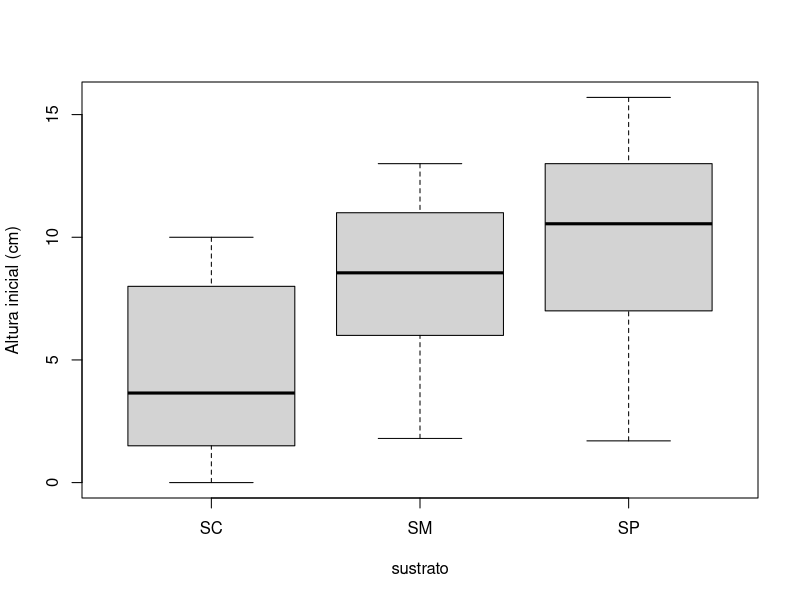

The R script that drew this image: (Note: this script raises an error after producing the figure.)
# Tamara Martinez Martinez 
# 2067604
# 12/ 05 / 2025

# Experimento 
crec <- read.csv("Experimento.csv", header = T)
crec$sustrato <- as.factor(crec$sustrato)
boxplot(crec$Altura.inicial..cm. ~ crec$sustrato,
        xlab= "sustrato",
        ylab= "Altura inicial (cm)")
tapply(crec$Altura.inicial..cm., crec$sustrato, mean)
tapply(crec$Altura.inicial..cm., crec$sustrato, var)
shapiro.test(crec$Altura.inicial..cm.)
bartlett.test(crec$Altura.inicial..cm. ~ crec$sustrato)
crec.aov <- aov(crec$Altura.inicial..cm. ~ crec$sustrato)

summary(crec.aov)
TukeyHSD(crec.aov)
plot(TurkeyHSD(crec.aov))

